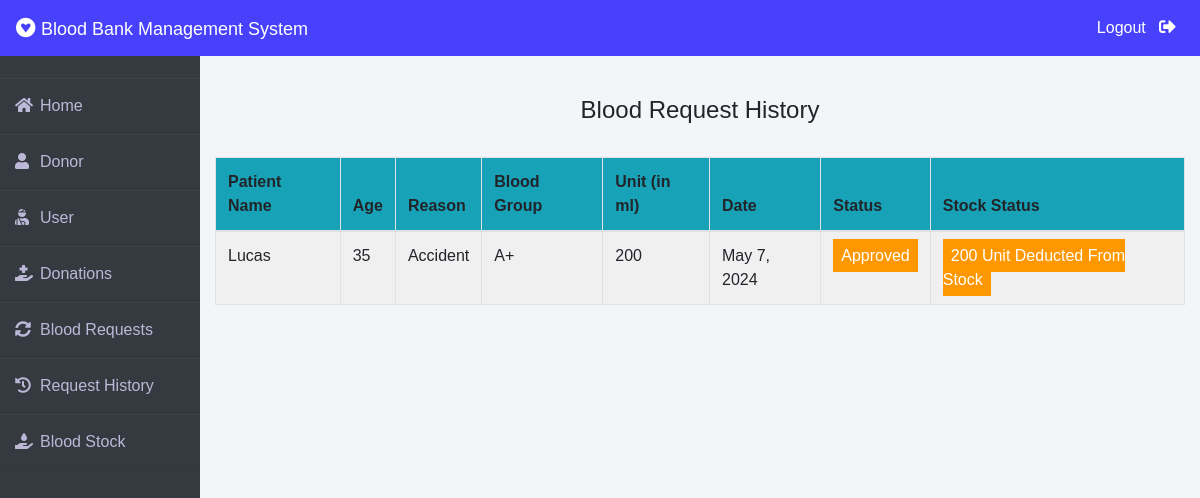
/admin-request-history (signed in), run on the app's committed database.
### blood/models.py (models this page shows, shortened)
class BloodRequest(models.Model):
    request_by_patient=models.ForeignKey(pmodels.Patient,null=True,on_delete=models.CASCADE)
    request_by_donor=models.ForeignKey(dmodels.Donor,null=True,on_delete=models.CASCADE)
    patient_name=models.CharField(max_length=30)
    patient_age=models.PositiveIntegerField()
    reason=models.CharField(max_length=500)
    bloodgroup=models.CharField(max_length=10)
    unit=models.PositiveIntegerField(default=0)
    status=models.CharField(max_length=20,default="Pending")
    date=models.DateField(auto_now=True)

### blood/views.py (the view)
# urls.py: path('admin-request-history', views.admin_request_history_view,name='admin-request-history'),
@login_required(login_url='adminlogin')
def admin_request_history_view(request):
    requests=models.BloodRequest.objects.all().exclude(status='Pending')
    return render(request,'blood/admin_request_history.html',{'requests':requests})

### templates/blood/admin_request_history.html (shortened to what this page needs)
{% extends 'blood/adminbase.html' %}
{% block content %}
{% load widget_tweaks %}
{%load static%}
<head>
</head>
<br><br>
<div class="container">
    <H4 class="text-center">Blood Request History</H4><br>
    <table class="table table-light table-hover table-bordered table-striped">
        <thead class="bg-info">
            <tr>
                <th scope="col">Patient Name</th>
                <th scope="col">Age</th>
                <th scope="col">Reason</th>
                <th scope="col">Blood Group</th>
                <th scope="col">Unit (in ml)</th>
                <th scope="col">Date</th>
                <th scope="col">Status</th>
                <th scope="col">Stock Status</th>
            </tr>
        </thead>
        <tbody>
            {% for t in requests %}
            <tr>
                <td> {{t.patient_name}}</td>
                <td>{{t.patient_age}}</td>
                <td>{{t.reason}}</td>
                <td>{{t.bloodgroup}}</td>
                <td>{{t.unit}}</td>
                <td>{{t.date}}</td>
                {% if t.status == 'Approved' %}
                <td><span class="label warning"> Approved</span></td>
                <td><span class="label warning"> {{t.unit}} Unit Deducted From Stock</span></td>
                {% else %}
                <td><span class="label success">Rejected</span></td>
                <td><span class="label success"> 0 Unit Deducted From Stock</span></td>
                {% endif %}
            </tr>
            {% endfor %}
        </tbody>
    </table>
</div>
{% endblock content %}

### templates/blood/adminbase.html (style rules this page uses)
* { margin: 0; padding: 0; box-sizing: border-box; list-style: none; text-decoration: none; font-family: 'Josefin Sans', sans-serif; }
body { background-color: #f3f5f9; }

### templates/blood/admin_request_history.html (style rules this page uses)
.label { color: white; padding: 8px; }
.warning { background-color: #ff9800; }

### data on the page
BloodRequest: patient_name "Lucas", patient_age "35", reason "Accident", bloodgroup "A+", unit "200", date "May 7, 2024"
